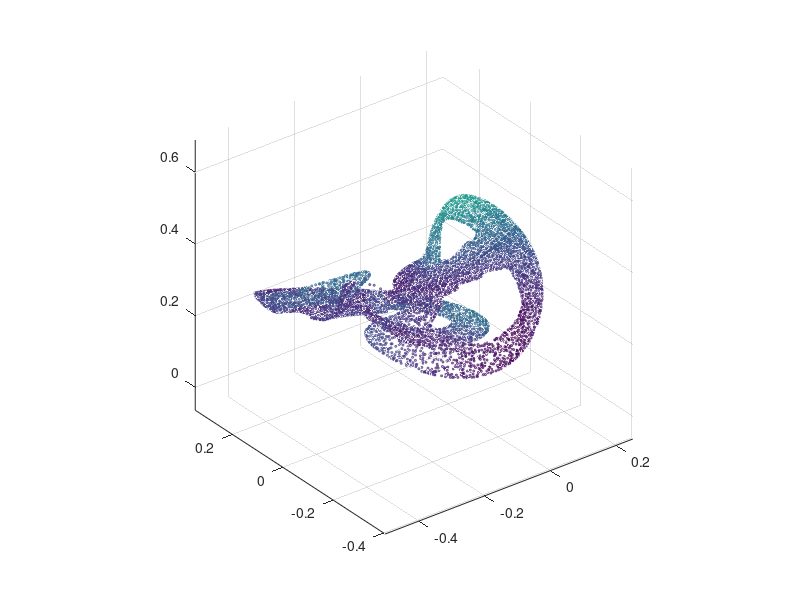

Source code (MATLAB):
%4D attractor
% X = a1 + a2X + a3X2 + a4XY + a5XZ + a6XW + a7Y + a8Y2 + a9YZ + a10YW + a11Z + a12Z2 +
% a13ZW + a14W + a15W2
% Y = a16 + a17X + a18X2 + a19XY + a20XZ + a21XW + a22Y + a23Y2 + a24YZ + a25YW + a26Z +
% a27Z2 + a28ZW + a29W + a30W2
% Z = a31 + a32X + a33X2 + a34XY + a35XZ + a36XW + a37Y + a38Y2 + a39YZ + a40YW + a41Z +
% a42Z2 + a43ZW + a44W + a45W2
% W = a46 + a47X + a48X2 + a49XY + a50XZ + a51XW + a52Y + a53Y2 + a54YZ + a55YW + a56Z +
% a57Z2 + a58ZW + a59W + a60W2

total=25000;
x=zeros(1,total);
y=zeros(1,total);
z=zeros(1,total);
w=zeros(1,total);

%X = coeff(1) + coeff(2)*X + coeff(3)*X^2 + coeff(4)*X*Y + coeff(5)*X*Z + coeff(6)*X*W + coeff(7)*Y + coeff(8)*Y^2 + coeff(9)*Y*Z + coeff(10)Y*W + coeff(11)*Z + coeff(12)*Z^2 +coeff(13)*Z*W + coeff(14)*W + coeff(15)*W^2;
%Y = coeff(16) + coeff(17)*X + coeff(18)*X^2 + coeff(19)*X*Y + coeff(20)*X*Z + coeff(21)*X*W + coeff(22)*Y + coeff(23)*Y^2 + coeff(24)*Y*Z + coeff(25)Y*W + coeff(26)*Z + coeff(27)*Z^2 +coeff(28)*Z*W + coeff(29)*W + coeff(30)*W^2;
%Z = coeff(31) + coeff(32)*X + coeff(33)*X^2 + coeff(34)*X*Y + coeff(35)*X*Z + coeff(36)*X*W + coeff(37)*Y + coeff(38)*Y^2 + coeff(39)*Y*Z + coeff(40)Y*W + coeff(41)*Z + coeff(42)*Z^2 +coeff(43)*Z*W + coeff(44)*W + coeff(45)*W^2;
%W = coeff(46) + coeff(47)*X + coeff(48)*X^2 + coeff(49)*X*Y + coeff(50)*X*Z + coeff(51)*X*W + coeff(52)*Y + coeff(53)*Y^2 + coeff(54)*Y*Z + coeff(55)Y*W + coeff(56)*Z + coeff(57)*Z^2 +coeff(58)*Z*W + coeff(59)*W + coeff(60)*W^2;
liststr={'KWWFTQHWFFBKCFHMUSVFFFANCROGSSPPGOYTTCAONIULPGRITEAQVVQICBKK';
    'MDDKCBROKYJMXXQKPBMJSSMSURNIKSONBTWUCCOPRAGMFPNNTVGRNEQDQYNL';
    'NGFOFMKCYIFGJSSOVQKUYKUHTITJWEMUHNPXMFABUWXGAMQNQOXMGQTVJQOA'};
[s,v] = listdlg('PromptString','Select any one ',...
    'SelectionMode','single',...
    'ListString',liststr);
if v==1
    an=double(liststr{s});
    coeff=(an-77)*0.1;
    
    yyn=0;
    xxn=0;
    zzn=0;
    k=0;
    X=0;
    Y=0;
    Z=0;
    W=0;
    x(1)=0.1;
    y(1)=0.1;
    z(1)=0.1;
    w(1)=0.1;
    for m=2:total
        
        xxn = coeff(1) + coeff(2)*X + coeff(3)*X^2 + coeff(4)*X*Y + coeff(5)*X*Z + coeff(6)*X*W + coeff(7)*Y + coeff(8)*Y^2 + coeff(9)*Y*Z + coeff(10)*Y*W + coeff(11)*Z + coeff(12)*Z^2 +coeff(13)*Z*W + coeff(14)*W + coeff(15)*W^2;
        
        yyn = coeff(16) + coeff(17)*X + coeff(18)*X^2 + coeff(19)*X*Y + coeff(20)*X*Z + coeff(21)*X*W + coeff(22)*Y + coeff(23)*Y^2 + coeff(24)*Y*Z + coeff(25)*Y*W + coeff(26)*Z + coeff(27)*Z^2 +coeff(28)*Z*W + coeff(29)*W + coeff(30)*W^2;
        
        zzn = coeff(31) + coeff(32)*X + coeff(33)*X^2 + coeff(34)*X*Y + coeff(35)*X*Z + coeff(36)*X*W + coeff(37)*Y + coeff(38)*Y^2 + coeff(39)*Y*Z + coeff(40)*Y*W + coeff(41)*Z + coeff(42)*Z^2 +coeff(43)*Z*W + coeff(44)*W + coeff(45)*W^2;
        
        W = coeff(46) + coeff(47)*X + coeff(48)*X^2 + coeff(49)*X*Y + coeff(50)*X*Z + coeff(51)*X*W + coeff(52)*Y + coeff(53)*Y^2 + coeff(54)*Y*Z + coeff(55)*Y*W + coeff(56)*Z + coeff(57)*Z^2 +coeff(58)*Z*W + coeff(59)*W + coeff(60)*W^2;
        X=xxn;
        Y=yyn;
        Z=zzn;
        x(m)=X;
        y(m)=Y;
        z(m)=Z;
        w(m)=W;
    end
    %plot3(x,y,z,'.','markersize',1),hold on
    %w=(w-min(w))/max(w-min(w));
    scatter3(x,y,z,2,w);
    %plot3(x,y,0*z,'.','markersize',1,'color',[0 0 0]);
    grid on
    axis equal
    % Xn+1 = a1 + a2Xn + a3Xn2 + a4XnYn + a5XnZn + a6Yn+ a7Yn2
    %        + a8YnZn + a9Zn + a10Zn2
    % Yn+1 = a11 + a12Xn + a13Xn2 + a14XnYn + a15XnZn + a16Yn+ a17Yn2
    %        + a18YnZn + a19Zn + a20Zn2
    % Zn+1 = a21 + a22Xn + a23Xn2 + a24XnYn + a25XnZn + a26Yn+ a27Yn2
    %        + a28YnZn + a29Zn + a30Zn2
    % scatter(x,y,1,x);
    % % rang=[min(x) max(x) min(y) max(y)]
    % title(liststr{s})
    % set(gcf,'color','white','name','Fractal Fern')
    % colormap(makeColorMap(rand(1,3),rand(1,3),rand(1,3),64));
    % axis off
    %saveas(gcf, liststr{s}, 'bmp');
end
